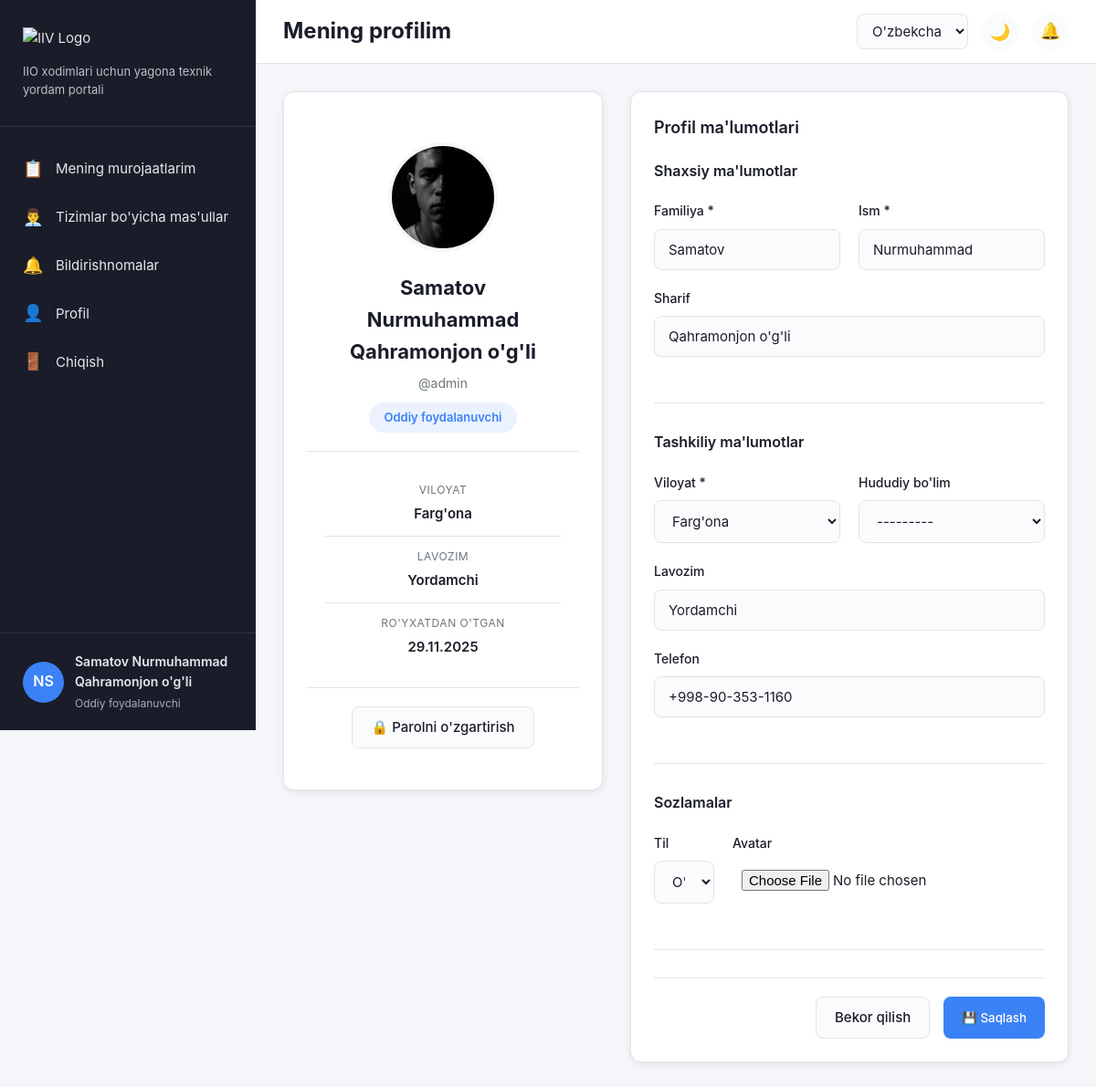
The page /accounts/profile/ (signed in) on the database its author committed.
### accounts/models.py (models this page shows, shortened)
class User(AbstractUser):
    ROLE_CHOICES = [
        ('user', _('Oddiy foydalanuvchi')),
        ('technician', _('Texnik xodim')),
        ('admin', _('Admin')),
        ('superadmin', _('Bosh admin')),
    ]
    LANGUAGE_CHOICES = [
        ('uz', _("O'zbekcha (Lotin)")),
        ('uz-cy', _("Ўзбекча (Кирилл)")),
        ('ru', _('Русский')),
    ]
    last_name = models.CharField(max_length=150, verbose_name=_("Familiya"))
    first_name = models.CharField(max_length=150, verbose_name=_("Ism"))
    middle_name = models.CharField(max_length=150, blank=True, verbose_name=_("Sharif"))
    region = models.ForeignKey(
        Region,
        on_delete=models.SET_NULL,
        null=True,
        blank=True,
        verbose_name=_("Viloyat")
    )
    department = models.ForeignKey(
        Department,
        on_delete=models.SET_NULL,
        null=True,
        blank=True,
        verbose_name=_("Hududiy bo'lim")
    )
    position = models.CharField(max_length=200, blank=True, verbose_name=_("Lavozim"))
    phone = models.CharField(max_length=20, blank=True, verbose_name=_("Telefon"))
    role = models.CharField(
        max_length=20,
        choices=ROLE_CHOICES,
        default='user',
        verbose_name=_("Rol")
    )
    language = models.CharField(
        max_length=10,
        choices=LANGUAGE_CHOICES,
        default='uz',
        verbose_name=_("Til")
    )
    avatar = models.ImageField(
        upload_to='avatars/',
        blank=True,
        null=True,
        verbose_name=_("Avatar")
    )
    is_active = models.BooleanField(default=True, verbose_name=_("Aktiv"))
    created_at = models.DateTimeField(auto_now_add=True, verbose_name=_("Yaratilgan"))
    updated_at = models.DateTimeField(auto_now=True, verbose_name=_("O'zgartirilgan"))
    class Meta:
        verbose_name = _("Foydalanuvchi")
        verbose_name_plural = _("Foydalanuvchilar")
        ordering = ['-created_at']
    def get_full_name(self):
        parts = [self.last_name, self.first_name]
        if self.middle_name:
            parts.append(self.middle_name)
        return ' '.join(parts)
    def is_technician(self):
        return self.role == 'technician'
    def is_admin(self):
        return self.role in ['admin', 'superadmin']
    def is_superadmin(self):
        return self.role == 'superadmin'

class Region(models.Model):
    name = models.CharField(max_length=100, verbose_name=_("Viloyat nomi"))
    code = models.CharField(max_length=10, unique=True, verbose_name=_("Kod"))
    is_active = models.BooleanField(default=True, verbose_name=_("Faol"))
    class Meta:
        verbose_name = _("Viloyat")
        verbose_name_plural = _("Viloyatlar")
        ordering = ['name']
    def __str__(self):
        return self.name

### accounts/views.py (the view)
# urls.py: path('profile/', views.profile_view, name='profile'),
@login_required
def profile_view(request):
    if request.method == 'POST':
        form = UserProfileForm(request.POST, request.FILES, instance=request.user)
        if form.is_valid():
            form.save()
            messages.success(request, _('Profil ma\'lumotlari saqlandi.'))
            return redirect('accounts:profile')
    else:
        form = UserProfileForm(instance=request.user)
    return render(request, 'accounts/profile.html', {'form': form})

### templates/accounts/profile.html (shortened to what this page needs)
{% extends 'base.html' %}
{% load static %}
{% load i18n %}
{% block page_title %}{% trans "Mening profilim" %}{% endblock %}
{% block content %}
<div class="profile-container">
    <div class="profile-layout">
        <div class="profile-sidebar">
            <div class="card">
                <div class="avatar-section">
                    {% if user.avatar %}
                        <img src="{{ user.avatar.url }}" alt="Avatar" class="profile-avatar">
                    {% else %}
                        <div class="profile-avatar-placeholder">
                            {{ user.first_name.0 }}{{ user.last_name.0 }}
                        </div>
                    {% endif %}
                    <h3>{{ user.get_full_name }}</h3>
                    <p class="user-username">@{{ user.username }}</p>
                    <span class="role-badge role-{{ user.role }}">
                        {{ user.get_role_display }}
                    </span>
                </div>
                <div class="profile-stats">
                    <div class="stat-item">
                        <div class="stat-label">{% trans "Viloyat" %}</div>
                        <div class="stat-value">
                            {% if user.region %}
                                {{ user.region.name }}
                            {% else %}
                                <span class="text-muted">{% trans "Belgilanmagan" %}</span>
                            {% endif %}
                        </div>
                    </div>
                    <div class="stat-item">
                        <div class="stat-label">{% trans "Lavozim" %}</div>
                        <div class="stat-value">
                            {% if user.position %}
                                {{ user.position }}
                            {% else %}
                                <span class="text-muted">{% trans "Belgilanmagan" %}</span>
                            {% endif %}
                        </div>
                    </div>
                    <div class="stat-item">
                        <div class="stat-label">{% trans "Ro'yxatdan o'tgan" %}</div>
                        <div class="stat-value">{{ user.date_joined|date:"d.m.Y" }}</div>
                    </div>
                </div>
                <div class="profile-actions">
                    <a href="{% url 'accounts:change_password' %}" class="btn btn-secondary btn-block">
                        🔒 {% trans "Parolni o'zgartirish" %}
                    </a>
                </div>
            </div>
        </div>
        <div class="profile-main">
            <div class="card">
                <h3 class="card-title">{% trans "Profil ma'lumotlari" %}</h3>
                <form method="post" enctype="multipart/form-data" class="profile-form">
                    <div class="form-section">
                        <h4 class="section-title">{% trans "Shaxsiy ma'lumotlar" %}</h4>
                        <div class="form-row">
                            <div class="form-group">
                                <label class="form-label">{% trans "Familiya" %} *</label>
                                {{ form.last_name }}
                            </div>
                            <div class="form-group">
                                <label class="form-label">{% trans "Ism" %} *</label>
                                {{ form.first_name }}
                            </div>
                        </div>
                        <div class="form-group">
                            <label class="form-label">{% trans "Sharif" %}</label>
                            {{ form.middle_name }}
                        </div>
                    </div>
                    <div class="form-section">
                        <h4 class="section-title">{% trans "Tashkiliy ma'lumotlar" %}</h4>
                        <div class="form-row">
                            <div class="form-group">
                                <label class="form-label">{% trans "Viloyat" %} *</label>
                                {{ form.region }}
                            </div>
                            <div class="form-group">
                                <label class="form-label">{% trans "Hududiy bo'lim" %}</label>
                                {{ form.department }}
                            </div>
                        </div>
                        <div class="form-group">
                            <label class="form-label">{% trans "Lavozim" %}</label>
                            {{ form.position }}
                        </div>
                        <div class="form-group">
                            <label class="form-label">{% trans "Telefon" %}</label>
                            {{ form.phone }}
                        </div>
                    </div>
                    <div class="form-section">
                        <h4 class="section-title">{% trans "Sozlamalar" %}</h4>
                        <div class="form-row">
                            <div class="form-group">
                                <label class="form-label">{% trans "Til" %}</label>
                                {{ form.language }}
                            </div>
                            <div class="form-group">
                                <label class="form-label">{% trans "Avatar" %}</label>
                                {{ form.avatar }}
                            </div>
                        </div>
                    </div>
                    <div class="form-actions">
                        <a href="{% url 'tickets:dashboard' %}" class="btn btn-secondary">
                            {% trans "Bekor qilish" %}
                        </a>
                        <button type="submit" class="btn btn-primary">
                            💾 {% trans "Saqlash" %}
                        </button>
                    </div>
                </form>
            </div>
        </div>
    </div>
</div>
{% endblock %}

### templates/base.html (shortened to what this page needs)
{% load static %}
{% load i18n %}
<!DOCTYPE html>
<html lang="{{ LANGUAGE_CODE }}">
<head>
    <link rel="stylesheet" href="{% static 'css/style.css' %}">
    <link rel="stylesheet" href="{% static 'css/components.css' %}">
</head>
<body data-theme="light">
    <aside class="sidebar">
        <div class="sidebar-header">
            <div class="logo">
                <img src="{% static 'images/logo.png' %}" alt="IIV Logo">
            </div>
            <p class="sidebar-tagline">{% trans "IIO xodimlari uchun yagona texnik yordam portali" %}</p>
        </div>
        <nav class="sidebar-nav">
            {% block sidebar_menu %}
            {% if user.is_authenticated %}
                {% if user.is_admin %}
                    <a href="{% url 'tickets:admin_dashboard' %}" class="nav-item">
                        <span class="icon">📊</span>
                        <span>{% trans "Dashboard" %}</span>
                    </a>
                    <a href="{% url 'tickets:admin_dashboard' %}" class="nav-item">
                        <span class="icon">📋</span>
                        <span>{% trans "Barcha murojaatlar" %}</span>
                    </a>
                    <a href="{% url 'tickets:users_list' %}" class="nav-item">
                        <span class="icon">👥</span>
                        <span>{% trans "Xodimlar" %}</span>
                    </a>
                {% elif user.is_technician %}
                    <a href="{% url 'tickets:technician_tickets' %}" class="nav-item">
                        <span class="icon">📋</span>
                        <span>{% trans "Mening murojaatlarim" %}</span>
                    </a>
                {% else %}
                    <a href="{% url 'tickets:dashboard' %}" class="nav-item">
                        <span class="icon">📋</span>
                        <span>{% trans "Mening murojaatlarim" %}</span>
                    </a>
                    <a href="{% url 'tickets:system_responsibles' %}" class="nav-item">
                        <span class="icon">👨‍💼</span>
                        <span>{% trans "Tizimlar bo'yicha mas'ullar" %}</span>
                    </a>
                {% endif %}
                <a href="{% url 'notifications:list' %}" class="nav-item">
                    <span class="icon">🔔</span>
                    <span>{% trans "Bildirishnomalar" %}</span>
                </a>
                <a href="{% url 'accounts:profile' %}" class="nav-item">
                    <span class="icon">👤</span>
                    <span>{% trans "Profil" %}</span>
                </a>
                <a href="{% url 'accounts:logout' %}" class="nav-item">
                    <span class="icon">🚪</span>
                    <span>{% trans "Chiqish" %}</span>
                </a>
            {% endif %}
            {% endblock %}
        </nav>
        {% if user.is_authenticated %}
        <div class="sidebar-footer">
            <div class="user-info">
                {% if user.photo %}
                    <img src="{{ user.photo.url }}" alt="Avatar" class="user-avatar">
                {% else %}
                    <div class="user-avatar-placeholder">{{ user.first_name.0 }}{{ user.last_name.0 }}</div>
                {% endif %}
                <div class="user-details">
                    <div class="user-name">{{ user.get_full_name }}</div>
                    <div class="user-role">{{ user.get_role_display }}</div>
                </div>
            </div>
        </div>
        {% endif %}
    </aside>
    <main class="main-content">
        <header class="topbar">
            <div class="topbar-left">
                <h1 class="page-title">{% block page_title %}{% trans "Dashboard" %}{% endblock %}</h1>
            </div>
            <div class="topbar-right">
                <div class="language-selector">
                    <form method="post" action="{% url 'set_language' %}" id="languageForm">
                        <select name="language" onchange="this.form.submit()" class="language-select">
                            <option value="uz" {% if request.LANGUAGE_CODE == 'uz' %}selected{% endif %}>O'zbekcha</option>
                        </select>
                    </form>
                </div>
                <button class="theme-toggle" id="themeToggle" onclick="toggleTheme()">
                    <span class="theme-icon">🌙</span>
                </button>
                {% if user.is_authenticated %}
                <div class="notifications-bell" onclick="toggleNotifications()">
                    <span class="bell-icon">🔔</span>
                </div>
                {% endif %}
            </div>
        </header>
        <div class="content-wrapper">
            {% block content %}{% endblock %}
        </div>
    </main>
</body>
</html>

### rows shown on the page
User: first_name.0 "N", last_name.0 "S", get_full_name "Samatov Nurmuhammad Qahramonjon o'g'li", role "Oddiy foydalanuvchi", avatar (picture), username "admin", region.name "Farg'ona", position "Yordamchi", date_joined "29.11.2025", last_name "Samatov", first_name "Nurmuhammad", middle_name "Qahramonjon o'g'li", region "Farg'ona", department "---------", phone "+998-90-353-1160", language "O'zbekcha (Lotin)"
